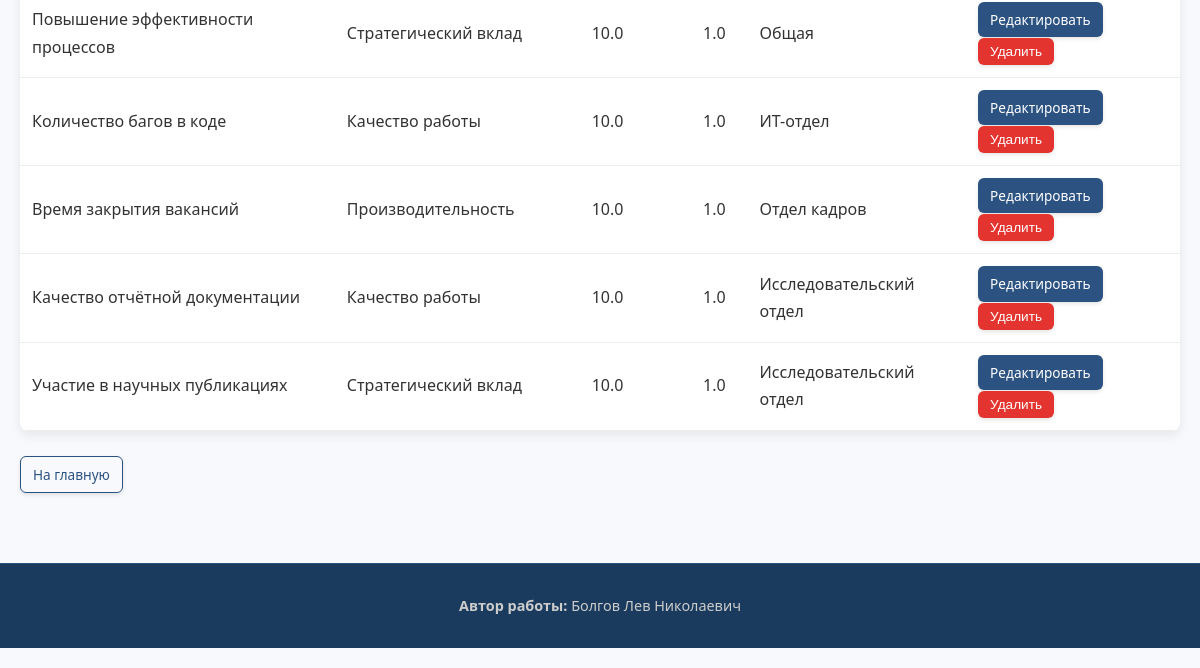
Before: /admin/metrics (signed in, lower part) with the older database file.
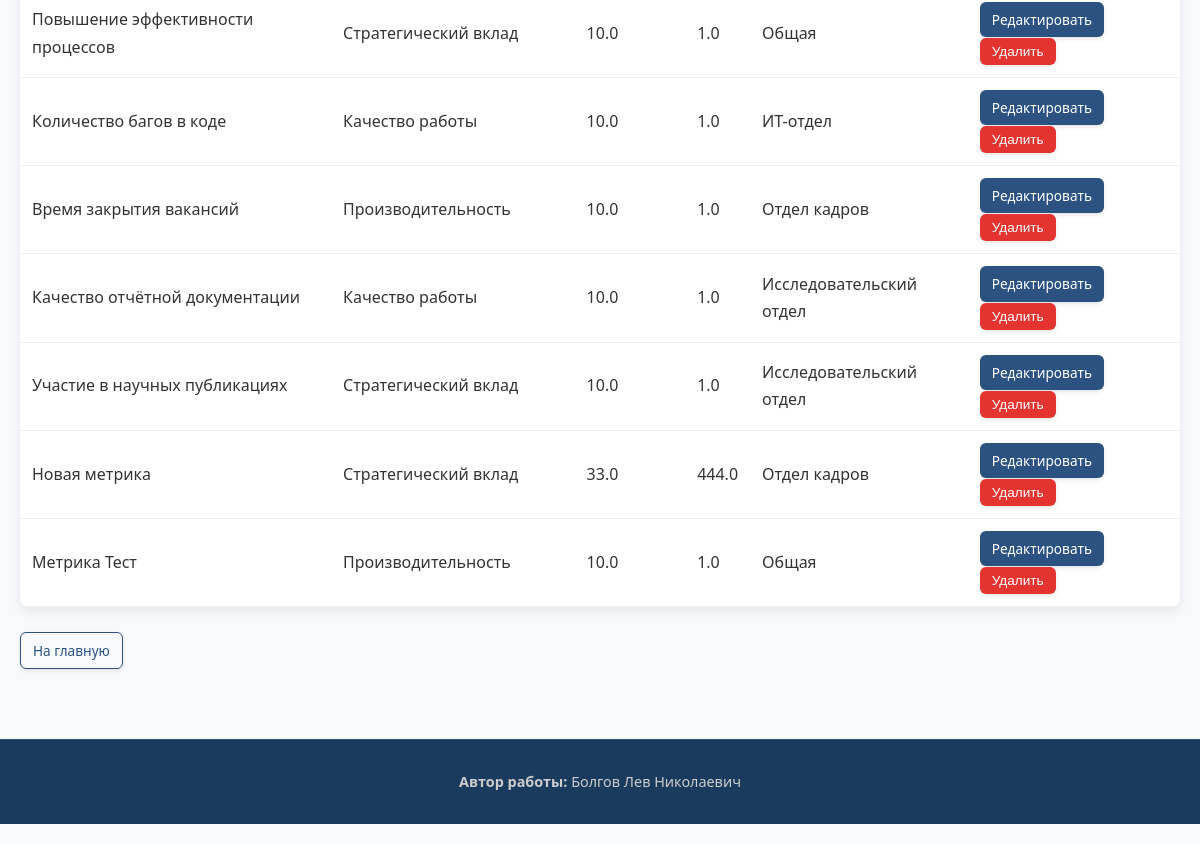
After: the same page with the newer database file.
### app/models.py (models this page shows)
class PerformanceMetric(db.Model):
    __tablename__ = 'performance_metrics'
    id = db.Column(db.Integer, primary_key=True)
    name = db.Column(db.String(150), nullable=False)
    description = db.Column(db.Text)
    category_id = db.Column(db.Integer, db.ForeignKey('metric_categories.id'), nullable=False)
    category = db.relationship('MetricCategory')
    max_score = db.Column(db.Float, default=10.0)
    scale_type = db.Column(db.String(20), default='10-point')
    department_id = db.Column(db.Integer, db.ForeignKey('departments.id'))
    is_active = db.Column(db.Boolean, default=True)
    weight = db.Column(db.Float, default=1.0)
    department = db.relationship('Department', backref='custom_metrics')
    exclusions = db.relationship('MetricExclusion', backref='metric', cascade="all, delete-orphan")

class MetricCategory(db.Model):
    __tablename__ = 'metric_categories'
    id = db.Column(db.Integer, primary_key=True)
    name = db.Column(db.String(50), nullable=False)
    description = db.Column(db.Text)
    weight = db.Column(db.Float, default=0.25)

class Department(db.Model):
    __tablename__ = 'departments'
    id = db.Column(db.Integer, primary_key=True)
    name = db.Column(db.String(100), nullable=False, unique=True)
    description = db.Column(db.Text)

### app/views.py (the view)
    def decorated_function(*args, **kwargs):
        if not current_user.is_authenticated:
            abort(403)
        if current_user.role.name not in ['admin', 'manager']:
            abort(403)
        return f(*args, **kwargs)

### app/views.py (called while the page is built)
def render_with_breadcrumbs(template, breadcrumbs, **context):
    return render_template(template, breadcrumbs=breadcrumbs, **context)

def admin_or_manager_required(f):
    def decorated_function(*args, **kwargs):
        if not current_user.is_authenticated:
            abort(403)
        if current_user.role.name not in ['admin', 'manager']:
            abort(403)
        return f(*args, **kwargs)
    decorated_function.__name__ = f.__name__
    return decorated_function

@views.route('/admin/metrics')
@login_required
@admin_or_manager_required
def admin_metrics():
    if current_user.role.name == 'manager':
        metrics = PerformanceMetric.query.filter_by(department_id=current_user.department_id).all()
    else:
        metrics = PerformanceMetric.query.all()
    categories = MetricCategory.query.all()
    departments = Department.query.all()
    breadcrumbs = [("Главная", url_for('views.index')), ("Управление метриками", "")]
    return render_with_breadcrumbs('admin_metrics.html', breadcrumbs,
                                   metrics=metrics,
                                   categories=categories,
                                   departments=departments)

### app/templates/admin_metrics.html (shortened to what this page needs)
{% extends "base.html" %}
{% block content %}
{% if metrics %}
<div class="section">
    <table>
        <tbody>
            {% for m in metrics %}
            <tr>
                <td>{{ m.name }}</td>
                <td>{{ m.category.name }}</td>
                <td>{{ m.max_score }}</td>
                <td>{{ "%.1f"|format(m.weight) }}</td>
                <td>
                    {% if m.department %}
                        <span class="badge">{{ m.department.name }}</span>
                    {% else %}
                        <span class="badge badge-secondary">Общая</span>
                    {% endif %}
                </td>
                <td>
                    <a href="{{ url_for('views.edit_metric', metric_id=m.id) }}" class="btn btn-small">Редактировать</a>
                    {% if current_user.role.name == 'admin' or (m.department and m.department.id == current_user.department_id) %}
                    <form action="{{ url_for('views.delete_metric', metric_id=m.id) }}" method="POST" style="display: inline;">
                        <button type="submit" class="btn btn-small btn-danger confirm-delete">Удалить</button>
                    </form>
                    {% else %}
                    <span class="text-muted">Нет прав</span>
                    {% endif %}
                </td>
            </tr>
            {% endfor %}
        </tbody>
    </table>
</div>
{% else %}
<div class="alert alert-info">
    Метрики не найдены.
</div>
{% endif %}
<div class="action-buttons">
    <a href="{{ url_for('views.index') }}" class="btn btn-outline">На главную</a>
</div>
{% endblock %}

Changed rows visible on the page:
added PerformanceMetric: name "Новая метрика", category.name "Стратегический вклад", max_score "33.0", weight "444.0", department.name "Отдел кадров"
added PerformanceMetric: name "Метрика Тест", category.name "Производительность", max_score "10.0", weight "1.0", shows "Общая"
